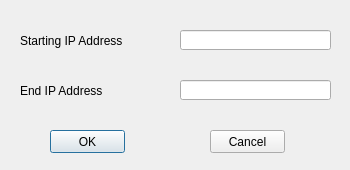
<?xml version="1.0" encoding="UTF-8"?>
<ui version="4.0">
    <class>CGetIPDlg</class>
    <widget class="QDialog" name="CGetIPDlg">
        <property name="geometry">
            <rect>
                <x>0</x>
                <y>0</y>
                <width>350</width>
                <height>170</height>
            </rect>
        </property>
        <property name="minimumSize">
            <size>
                <width>350</width>
                <height>170</height>
            </size>
        </property>
        <property name="maximumSize">
            <size>
                <width>350</width>
                <height>170</height>
            </size>
        </property>
        <property name="baseSize">
            <size>
                <width>350</width>
                <height>170</height>
            </size>
        </property>
        <property name="windowTitle">
            <string>Input IP Setcion</string>
        </property>
        <widget class="QLabel" name="StartIP">
            <property name="geometry">
                <rect>
                    <x>20</x>
                    <y>30</y>
                    <width>151</width>
                    <height>21</height>
                </rect>
            </property>
            <property name="text">
                <string>Starting IP Address</string>
            </property>
        </widget>
        <widget class="QLabel" name="EndIP">
            <property name="geometry">
                <rect>
                    <x>20</x>
                    <y>80</y>
                    <width>151</width>
                    <height>21</height>
                </rect>
            </property>
            <property name="layoutDirection">
                <enum>Qt::LeftToRight</enum>
            </property>
            <property name="text">
                <string>End IP Address</string>
            </property>
        </widget>
        <widget class="QPushButton" name="GetIP_OK">
            <property name="geometry">
                <rect>
                    <x>50</x>
                    <y>130</y>
                    <width>75</width>
                    <height>23</height>
                </rect>
            </property>
            <property name="text">
                <string>OK</string>
            </property>
        </widget>
        <widget class="QPushButton" name="GetIP_Cancel">
            <property name="geometry">
                <rect>
                    <x>210</x>
                    <y>130</y>
                    <width>75</width>
                    <height>23</height>
                </rect>
            </property>
            <property name="text">
                <string>Cancel</string>
            </property>
        </widget>
        <widget class="QLineEdit" name="StartIP_Edit">
            <property name="geometry">
                <rect>
                    <x>180</x>
                    <y>30</y>
                    <width>151</width>
                    <height>20</height>
                </rect>
            </property>
        </widget>
        <widget class="QLineEdit" name="EndIP_Edit">
            <property name="geometry">
                <rect>
                    <x>180</x>
                    <y>80</y>
                    <width>151</width>
                    <height>20</height>
                </rect>
            </property>
        </widget>
    </widget>
    <layoutdefault spacing="6" margin="11"/>
    <resources/>
    <connections/>
</ui>
